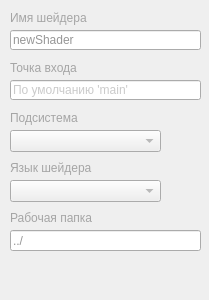
<?xml version="1.0" encoding="UTF-8"?>
<ui version="4.0">
 <class>wnd</class>
 <widget class="QWidget" name="wnd">
  <property name="geometry">
   <rect>
    <x>0</x>
    <y>0</y>
    <width>209</width>
    <height>300</height>
   </rect>
  </property>
  <property name="palette">
   <palette>
    <active>
     <colorrole role="WindowText">
      <brush brushstyle="SolidPattern">
       <color alpha="255">
        <red>165</red>
        <green>165</green>
        <blue>165</blue>
       </color>
      </brush>
     </colorrole>
     <colorrole role="Text">
      <brush brushstyle="SolidPattern">
       <color alpha="255">
        <red>150</red>
        <green>150</green>
        <blue>150</blue>
       </color>
      </brush>
     </colorrole>
     <colorrole role="ButtonText">
      <brush brushstyle="SolidPattern">
       <color alpha="255">
        <red>150</red>
        <green>150</green>
        <blue>150</blue>
       </color>
      </brush>
     </colorrole>
     <colorrole role="ToolTipText">
      <brush brushstyle="SolidPattern">
       <color alpha="255">
        <red>150</red>
        <green>150</green>
        <blue>150</blue>
       </color>
      </brush>
     </colorrole>
    </active>
    <inactive>
     <colorrole role="WindowText">
      <brush brushstyle="SolidPattern">
       <color alpha="255">
        <red>165</red>
        <green>165</green>
        <blue>165</blue>
       </color>
      </brush>
     </colorrole>
     <colorrole role="Text">
      <brush brushstyle="SolidPattern">
       <color alpha="255">
        <red>150</red>
        <green>150</green>
        <blue>150</blue>
       </color>
      </brush>
     </colorrole>
     <colorrole role="ButtonText">
      <brush brushstyle="SolidPattern">
       <color alpha="255">
        <red>150</red>
        <green>150</green>
        <blue>150</blue>
       </color>
      </brush>
     </colorrole>
     <colorrole role="ToolTipText">
      <brush brushstyle="SolidPattern">
       <color alpha="255">
        <red>150</red>
        <green>150</green>
        <blue>150</blue>
       </color>
      </brush>
     </colorrole>
    </inactive>
    <disabled>
     <colorrole role="WindowText">
      <brush brushstyle="SolidPattern">
       <color alpha="255">
        <red>120</red>
        <green>120</green>
        <blue>120</blue>
       </color>
      </brush>
     </colorrole>
     <colorrole role="Text">
      <brush brushstyle="SolidPattern">
       <color alpha="255">
        <red>120</red>
        <green>120</green>
        <blue>120</blue>
       </color>
      </brush>
     </colorrole>
     <colorrole role="ButtonText">
      <brush brushstyle="SolidPattern">
       <color alpha="255">
        <red>120</red>
        <green>120</green>
        <blue>120</blue>
       </color>
      </brush>
     </colorrole>
     <colorrole role="ToolTipText">
      <brush brushstyle="SolidPattern">
       <color alpha="255">
        <red>150</red>
        <green>150</green>
        <blue>150</blue>
       </color>
      </brush>
     </colorrole>
    </disabled>
   </palette>
  </property>
  <property name="windowTitle">
   <string/>
  </property>
  <widget class="QLineEdit" name="txtShaderName">
   <property name="geometry">
    <rect>
     <x>10</x>
     <y>30</y>
     <width>191</width>
     <height>20</height>
    </rect>
   </property>
   <property name="text">
    <string>newShader</string>
   </property>
  </widget>
  <widget class="QLabel" name="label">
   <property name="geometry">
    <rect>
     <x>10</x>
     <y>10</y>
     <width>191</width>
     <height>16</height>
    </rect>
   </property>
   <property name="sizePolicy">
    <sizepolicy hsizetype="Maximum" vsizetype="Preferred">
     <horstretch>0</horstretch>
     <verstretch>0</verstretch>
    </sizepolicy>
   </property>
   <property name="text">
    <string>Имя шейдера</string>
   </property>
  </widget>
  <widget class="QLineEdit" name="txtEntryPoint">
   <property name="geometry">
    <rect>
     <x>10</x>
     <y>80</y>
     <width>191</width>
     <height>20</height>
    </rect>
   </property>
   <property name="text">
    <string comment="Например: main"/>
   </property>
   <property name="placeholderText">
    <string>По умолчанию 'main'</string>
   </property>
  </widget>
  <widget class="QLabel" name="label_2">
   <property name="geometry">
    <rect>
     <x>10</x>
     <y>60</y>
     <width>191</width>
     <height>16</height>
    </rect>
   </property>
   <property name="text">
    <string>Точка входа</string>
   </property>
  </widget>
  <widget class="QComboBox" name="shader_language">
   <property name="geometry">
    <rect>
     <x>10</x>
     <y>180</y>
     <width>151</width>
     <height>22</height>
    </rect>
   </property>
   <property name="currentText">
    <string/>
   </property>
  </widget>
  <widget class="QLabel" name="label_3">
   <property name="geometry">
    <rect>
     <x>10</x>
     <y>160</y>
     <width>191</width>
     <height>16</height>
    </rect>
   </property>
   <property name="text">
    <string>Язык шейдера</string>
   </property>
  </widget>
  <widget class="QLabel" name="label_4">
   <property name="geometry">
    <rect>
     <x>10</x>
     <y>210</y>
     <width>191</width>
     <height>16</height>
    </rect>
   </property>
   <property name="text">
    <string>Рабочая папка</string>
   </property>
  </widget>
  <widget class="QLineEdit" name="txtWorkLib">
   <property name="geometry">
    <rect>
     <x>10</x>
     <y>230</y>
     <width>191</width>
     <height>21</height>
    </rect>
   </property>
   <property name="text">
    <string>../</string>
   </property>
  </widget>
  <widget class="QLabel" name="label_5">
   <property name="geometry">
    <rect>
     <x>10</x>
     <y>110</y>
     <width>191</width>
     <height>16</height>
    </rect>
   </property>
   <property name="text">
    <string>Подсистема</string>
   </property>
  </widget>
  <widget class="QComboBox" name="shader_subsystem">
   <property name="geometry">
    <rect>
     <x>10</x>
     <y>130</y>
     <width>151</width>
     <height>22</height>
    </rect>
   </property>
   <property name="currentText">
    <string/>
   </property>
  </widget>
 </widget>
 <resources/>
 <connections/>
</ui>
